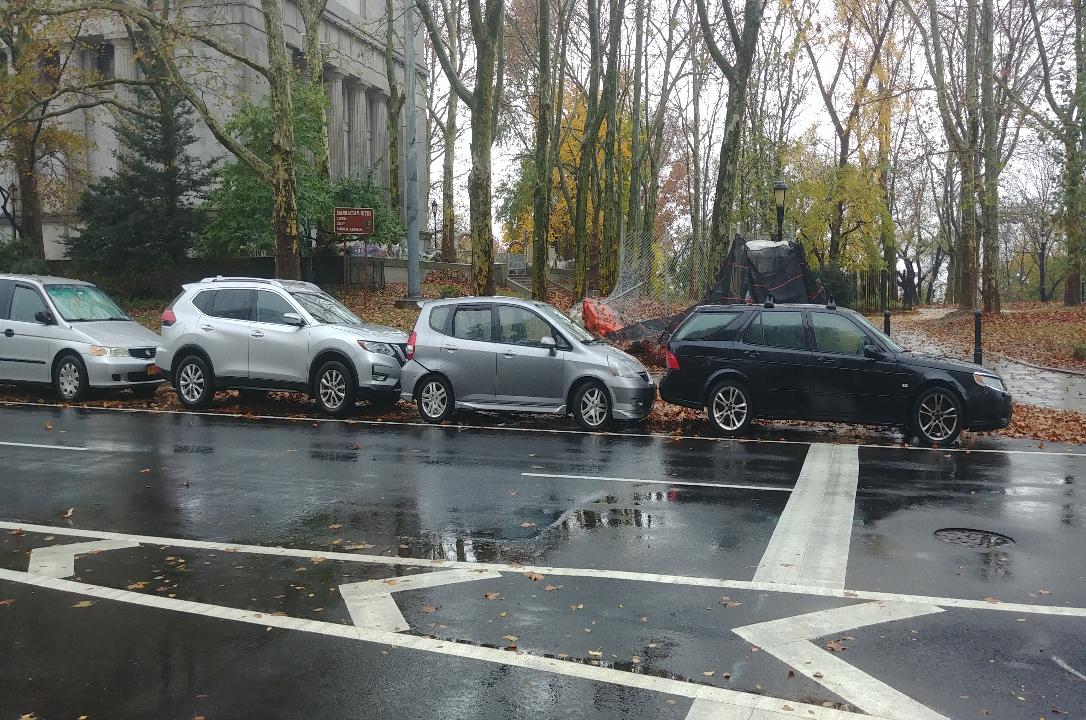
#> input picture part6/1.png, 1086 x 720 px, given in place of portrait.png, which was not available
$ jupyter execute --allow-errors ImageStitching.ipynb   (Python 2 division)   (text cells are left out)
#> lines starting #> are read from the running program, lines starting #| are printed output that depends on the picture; after the words box and inside, x2 and y2 are one past the last pixel; in counts of white or black regions, pixels touching at a corner belong together; pictures that were not available may be replaced by others from this repository, and a replacement may not be noted
[cell 1]
import os

def write_output_img(filename, img):
    if not os.path.isdir("output"):
        os.mkdir("output")

    cv2.imwrite("output/" + filename, img)

[cell 2]
import numpy as np

def compute_homography(src, dst):
    # This function computes the homography from src to dst.
    #
    # Input:
    #     src: source points, shape (n, 2)
    #     dst: destination points, shape (n, 2)
    # Output:
    #     H: homography from source points to destination points, shape (3, 3)

    # Code here...

    A = np.zeros([2*src.shape[0], 9])
    for i in range(src.shape[0]):
        A[2*i, :] = np.array([src[i,0],src[i,1],1,0,0,0,
                              -dst[i,0]*src[i,0],-dst[i,0]*src[i,1],-dst[i,0]])
        A[2*i+1, :] = np.array([0,0,0,src[i,0],src[i,1],1,
                                -dst[i,1]*src[i,0],-dst[i,1]*src[i,1],-dst[i,1]])

    w, v = np.linalg.eig(np.dot(A.T, A))
    index = np.argmin(w)
    H = v[:, index].reshape([3,3])
    return H

[cell 3]
import numpy as np

def apply_homography(src, H):
    # Applies a homography H onto the source points, src.
    #
    # Input:
    #     src: source points, shape (n, 2)
    #     H: homography from source points to destination points, shape (3, 3)
    # Output:
    #     dst: destination points, shape (n, 2)

    extended_src = np.hstack((src, np.ones((src.shape[0], 1))))
    extended_src = extended_src.T
    dst = np.matmul(H, extended_src)
    dst = dst[:2] / dst[2]
    return dst.T

[cell 4]
# Test your functions here
# In this section, we selected four pairs of match points, we will run your function computeHomography to compute H,
# then we will use your H and another set of points to compute their matched points.
# If your implemented both functions right, you will see that the test points are connected to their matched points.
import numpy as np
import matplotlib.pyplot as plt
import cv2

src_img = cv2.imread('portrait.png')
#> src_img is the input picture: shape (720, 1086, 3); mean B, G, R 106.8, 111.2, 108.8
dst_img = cv2.imread('portrait_transformed.png')
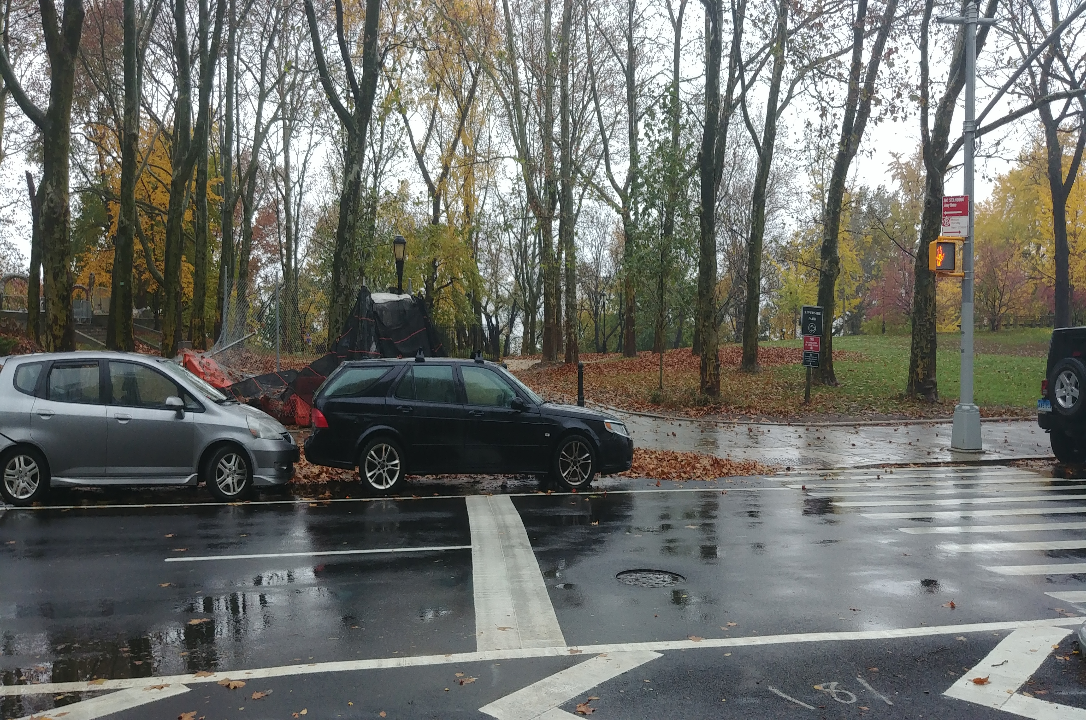
#> input picture part6/2.png, 1086 x 720 px, given in place of portrait_transformed.png, which was not available
#> dst_img is the input picture: shape (720, 1086, 3); mean B, G, R 106.4, 111.1, 109.4
whole_img = np.concatenate((src_img, dst_img), axis=1)
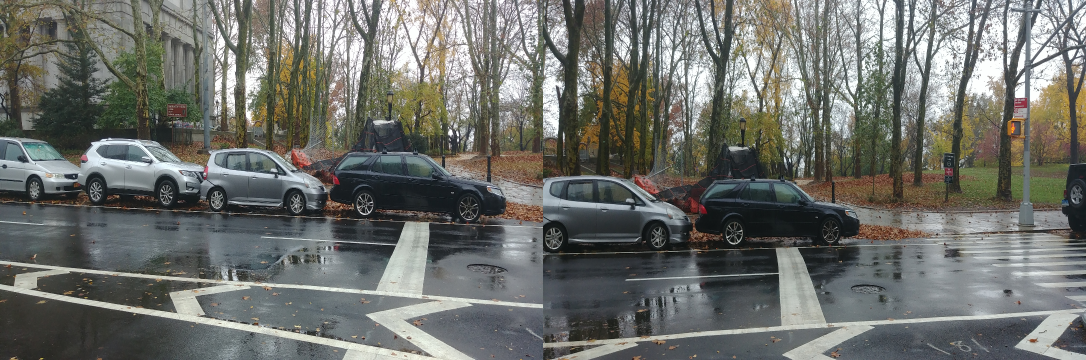
#> whole_img: shape (720, 2172, 3) (shown at 1/2 size); mean B, G, R 106.6, 111.1, 109.1

src_pts = np.matrix('347, 313; 502, 341; 386, 571; 621, 508')
dst_pts = np.matrix('274, 286; 436, 305; 305, 527; 615, 506')
H = compute_homography(src_pts, dst_pts)

test_pts = np.matrix('259, 505; 350, 371; 400, 675; 636, 104')
match_pts = apply_homography(test_pts, H)

for i in range(test_pts.shape[0]):
    test_x = test_pts[i, 0]
    test_y = test_pts[i, 1]
    match_x = int(round(match_pts[i, 0] + 800))
    match_y = int(round(match_pts[i, 1]))

    cv2.line(whole_img,
        (test_x, test_y),
        (match_x, match_y),
        (0, 0, 255), thickness=5)
    cv2.circle(whole_img,
        (test_x, test_y),
        4, (0, 0, 255), thickness=10)
    cv2.circle(whole_img,
        (match_x, match_y),
        4, (0, 0, 255), thickness=10)
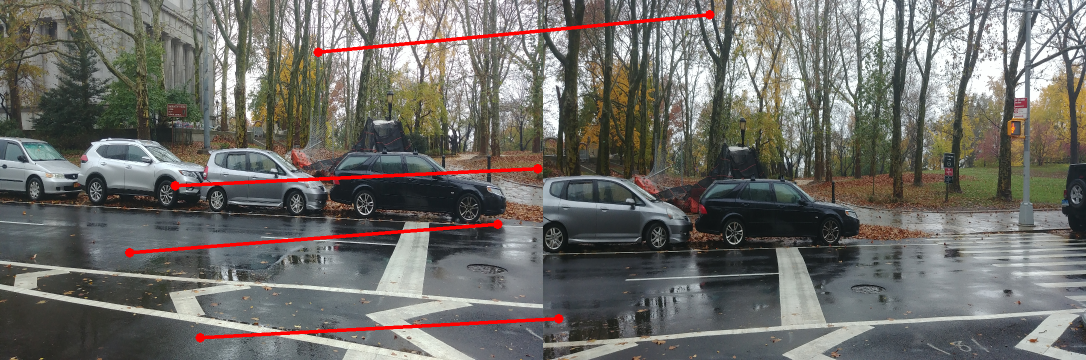
#> whole_img: shape (720, 2172, 3) (shown at 1/2 size); 1.43% of pixels changed, all inside (x1, y1, x2, y2) = (250, 20, 1429, 685)

write_output_img("test1.png", whole_img)
plt.imshow(cv2.cvtColor(whole_img, cv2.COLOR_BGR2RGB))
plt.show()

[cell 5]
import numpy as np

# [24 lines left out: function backward_warp_img, not called in this run]

[cell 6]
def binary_mask(img):
    # Input:
    #     img: source image, shape (m, n, 3)
    # Output:
    #     mask: image of shape (m, n) and type 'int'. For pixel [i, j] of mask, if img[i, j] > 0
    #           in any of its channels, mask[i, j] = 1. Else, (if img[i, j] = 0), mask[i, j] = 0.

    mask = np.zeros_like(img[:, :, 0], dtype='int')
    mask[((img[:, :, 0] > 0) | (img[:, :, 1] > 0) | (img[:, :, 2] > 0))] = 1
    return mask

[cell 7]
src_img = cv2.imread('portrait_small.png')
canvas = cv2.imread('Osaka.png')

src_pts = np.matrix('1, 1; 1, 400; 326, 1; 326, 400')
canvas_pts = np.matrix('100, 18; 84, 437; 276, 71; 286, 424')
H = compute_homography(src_pts, canvas_pts)

#> (the rest of this cell did not finish here and is left out)

[cell 8]
import numpy as np
import random

# [35 lines left out: function RANSAC, not called in this run]

[cell 9]
import cv2
import numpy as np

def genSIFTMatchPairs(img1, img2):
    sift = cv2.xfeatures2d.SIFT_create()
    kp1, des1 = sift.detectAndCompute(img1, None)
    kp2, des2 = sift.detectAndCompute(img2, None)

    bf = cv2.BFMatcher(cv2.NORM_L2, crossCheck=False)
    matches = bf.match(des1, des2)
    matches = sorted(matches, key = lambda x:x.distance)

    pts1 = np.zeros((250,2))
    pts2 = np.zeros((250,2))
    for i in range(250):
        pts1[i,:] = kp1[matches[i].queryIdx].pt
        pts2[i,:] = kp2[matches[i].trainIdx].pt

    return pts1, pts2, matches[:250], kp1, kp2

[cell 10]
import numpy as np
import matplotlib.pyplot as plt
import cv2

img1 = cv2.imread('mountain_left.png')
img2 = cv2.imread('mountain_center.png')

#> (the rest of this cell did not finish here and is left out)

#> (a cell that did not finish here is left out)

[cell 12]
from scipy.ndimage.morphology import distance_transform_edt as euc_dist

# [26 lines left out: function blend_image_pair, not called in this run]

[cell 13]
fish_img = cv2.imread("escher_fish.png")
horse_img = cv2.imread("escher_horsemen.png")

#> (the rest of this cell did not finish here and is left out)

#> (a cell that did not finish here is left out)

[cell 15]
import matplotlib.pyplot as plt
import numpy as np

def stitch_img(*imgs):
    # Input:
    #     *imgs: Arbitrary number of images, each of shape (m, n, 3)
    # Output:
    #     stitched_img: image comprised of all the images stitched together, of shape (>=m, >=n, 3).
    imgs = list(imgs)
    num_imgs = len(imgs)
    mid_index = int(num_imgs/2)
    m, n, _ = imgs[0].shape

    for i in range(1, mid_index + 1):
        img1 = imgs[mid_index - i]
        img2 = imgs[mid_index - i + 1]
        pts1, pts2, matches, kp1, kp2 = genSIFTMatchPairs(img1, img2)
        inliers_idx, H_left = RANSAC(pts1, pts2, 500, 10)

        src_points = np.array([[0, 0], [0, m - 1]])
        dst_points = apply_homography(src_points, H_left)

        x1 = int(dst_points[:, 0].min())


        img1 = imgs[mid_index + i]
        img2 = imgs[mid_index + i - 1]
        pts1, pts2, matches, kp1, kp2 = genSIFTMatchPairs(img1, img2)
        inliers_idx, H_right = RANSAC(pts1, pts2, 500, 10)

        src_points = np.array([[n - 1, 0], [n - 1, m - 1]])
        dst_points = apply_homography(src_points, H_right)

        x2 = int(dst_points[:, 0].max())

        temp_m, temp_n, _ = imgs[mid_index].shape
        y1 = int(-temp_m / 5)
        y2 = int(6 * temp_m / 5)

        dsize = ((y2 - y1) + 1, (x2 - x1) + 1, 3)

        for j in range(mid_index - i + 1, mid_index + i):
            img = np.zeros(dsize)
            img[-y1: -y1 + temp_m, -x1: -x1 + temp_n] = imgs[j]
            imgs[j] = img

        trans = np.array([[-x1, -x1, -x1], [-y1, -y1, -y1], [0, 0, 0]])
        H_left = H_left + trans * H_left[2, :]
        H_right = H_right + trans * H_right[2, :]

        imgs[mid_index - i] = backward_warp_img(imgs[mid_index - i], np.linalg.inv(H_left), (dsize[0], dsize[1])).astype('uint8')
        imgs[mid_index + i] = backward_warp_img(imgs[mid_index + i], np.linalg.inv(H_right), (dsize[0], dsize[1])).astype('uint8')
#> after the loop, imgs = 5 items


    stitched = imgs[0]
    for i in range(1, len(imgs)):
        stitched = blend_image_pair(stitched, binary_mask(stitched), imgs[i], binary_mask(imgs[i]), "blend")
    return stitched
